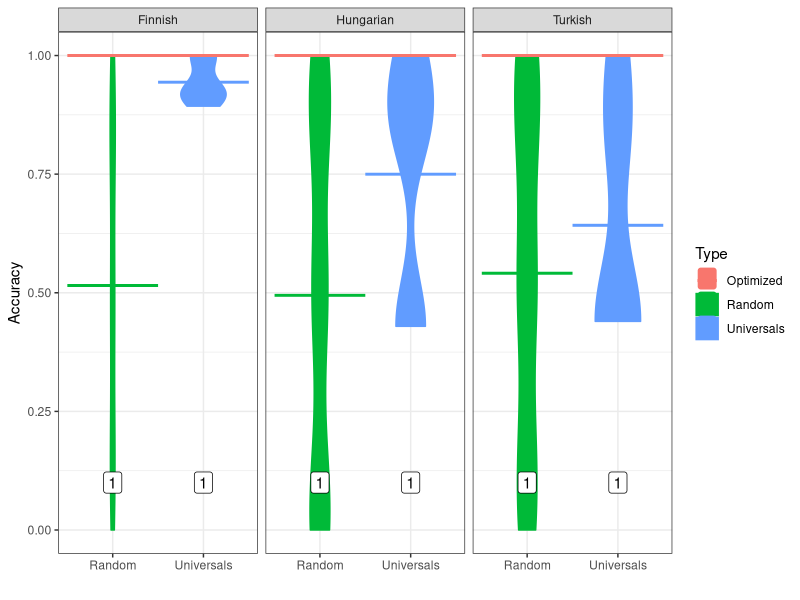
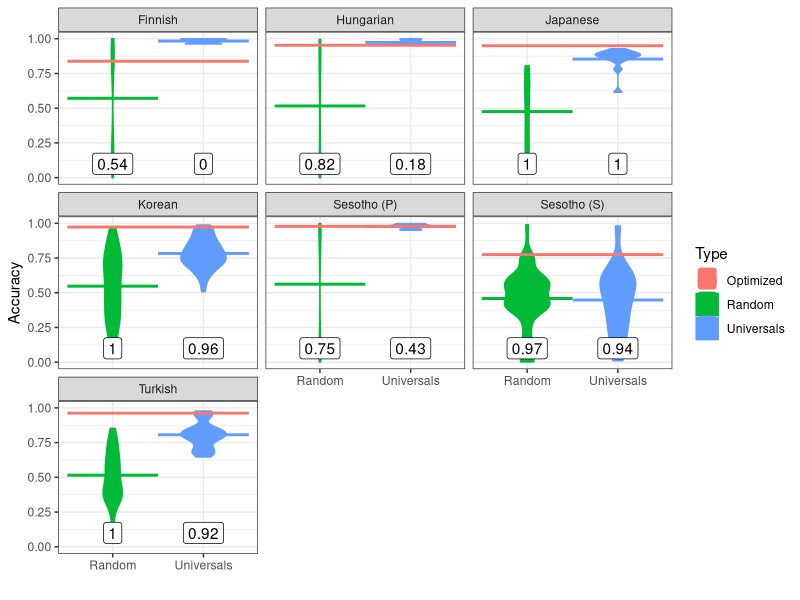

Source code (R) for these figures, in order:
library(ggplot2)
library(tidyr)
library(dplyr)

data = read.csv("accuracies.tsv", sep="\t")
names(data) <- c("POS", "Language", "Type", "Accuracy", "Accuracy_Full", "Accuracy_Full_Types")

optimized = data %>% filter(Type=="Optimized") %>% group_by(Language, POS) %>% summarise(AccuracyOpt=mean(Accuracy))

quantiles = merge(data %>% filter(Type != "Optimized"), optimized, by=c("Language", "POS")) %>% group_by(Type, Language, POS) %>% summarise(Quantile = mean(Accuracy<=AccuracyOpt), Lower=binom.test(sum(Accuracy<=AccuracyOpt), NROW(Accuracy))$conf.int[[1]], Upper=binom.test(sum(Accuracy<=AccuracyOpt), NROW(Accuracy))$conf.int[[2]], PValue=binom.test(sum(Accuracy<=AccuracyOpt), NROW(Accuracy), alternative="greater")$p.val, AccuracyOpt=mean(AccuracyOpt))
#quantiles = quantiles %>% mutate(star = ifelse(PValue > 0.05, "", ifelse(PValue > 0.01, "*", ifelse(PValue > 0.001, "**", "***"))))
quantiles = quantiles %>% mutate(star = ifelse(PValue > 0.05, "", "*"))


means = data %>% group_by(Type, POS, Language) %>% filter(Type != "Optimized") %>% summarise(Accuracy=mean(Accuracy))

plot = ggplot(data  %>% filter(POS == "Nouns", Type != "Optimized"), aes(x=Type, y=Accuracy, color=Type, fill=Type)) + geom_violin(width=0.5) #+ geom_text(data=quantiles %>% filter(POS == "Nouns"), aes(y=AccuracyOpt-0.1, label=paste("", star)), size=5, color="black")
plot = plot + geom_segment(data=means %>% filter(POS == "Nouns", Type == "Random"), aes(x=0.5, xend=1.5, y=Accuracy, yend=Accuracy), size=1)
plot = plot + geom_segment(data=means %>% filter(POS == "Nouns", Type == "Universals"), aes(x=1.5, xend=2.5, y=Accuracy, yend=Accuracy), size=1)
plot = plot + geom_segment(data = data %>% filter(POS == "Nouns", Type == "Optimized") %>% group_by(Type, Language) %>% summarise(Accuracy=mean(Accuracy)), aes(x=c(0.5), xend=c(2.5), y=Accuracy, yend=Accuracy), size=1) 
plot = plot + geom_label(data = quantiles %>% filter(POS == "Nouns"), aes(x=Type, y=0.1, label=round(Quantile,2), fill=NULL, color=NULL))
plot = plot + facet_wrap(~Language) + theme_bw() + xlab("")
ggsave("accuracies_nouns.pdf", height=3, width=6)


#
#plot = ggplot(data  %>% filter(POS == "Verbs", Type != "Optimized"), aes(x=Type, y=Accuracy, color=Type, fill=Type)) + geom_violin(width=0.5)
##geom_text(data=quantiles %>% filter(POS == "Verbs"), aes(y=AccuracyOpt-0.1, label=paste("", star)), size=5, color="black")
#plot = plot + geom_segment(data=means %>% filter(POS == "Verbs", Type == "Random"), aes(x=0.5, xend=1.5, y=Accuracy, yend=Accuracy), size=1)
#plot = plot + geom_segment(data=means %>% filter(POS == "Verbs", Type == "Universals"), aes(x=1.5, xend=2.5, y=Accuracy, yend=Accuracy), size=1)
#plot = plot  + geom_segment(data = data %>% filter(POS == "Verbs", Type == "Optimized") %>% group_by(Type, Language) %>% summarise(Accuracy=mean(Accuracy)), aes(x=c(0.5), xend=c(2.5), y=Accuracy, yend=Accuracy), size=1)
#plot = plot  + facet_wrap(~Language) + theme_bw() + xlab("")
#ggsave("accuracies_verbs.pdf", height=6, width=6)
#




plot = ggplot(data  %>% filter(POS == "Verbs", Type != "Optimized"), aes(x=Type, y=Accuracy, color=Type, fill=Type)) + geom_violin(width=0.5)
#geom_text(data=quantiles %>% filter(POS == "Verbs"), aes(y=AccuracyOpt-0.1, label=paste("", star)), size=5, color="black")
plot = plot + geom_segment(data=means %>% filter(POS == "Verbs", Type == "Random"), aes(x=0.5, xend=1.5, y=Accuracy, yend=Accuracy), size=1)
plot = plot + geom_segment(data=means %>% filter(POS == "Verbs", Type == "Universals"), aes(x=1.5, xend=2.5, y=Accuracy, yend=Accuracy), size=1)
plot = plot  + geom_segment(data = data %>% filter(POS == "Verbs", Type == "Optimized") %>% group_by(Type, Language) %>% summarise(Accuracy=mean(Accuracy)), aes(x=c(0.5), xend=c(2.5), y=Accuracy, yend=Accuracy), size=1)
plot = plot + geom_label(data = quantiles %>% filter(POS == "Verbs"), aes(x=Type, y=0.1, label=round(Quantile,2), fill=NULL, color=NULL))
plot = plot  + facet_wrap(~Language) + theme_bw() + xlab("")
ggsave("accuracies_verbs.pdf", height=6, width=6)


